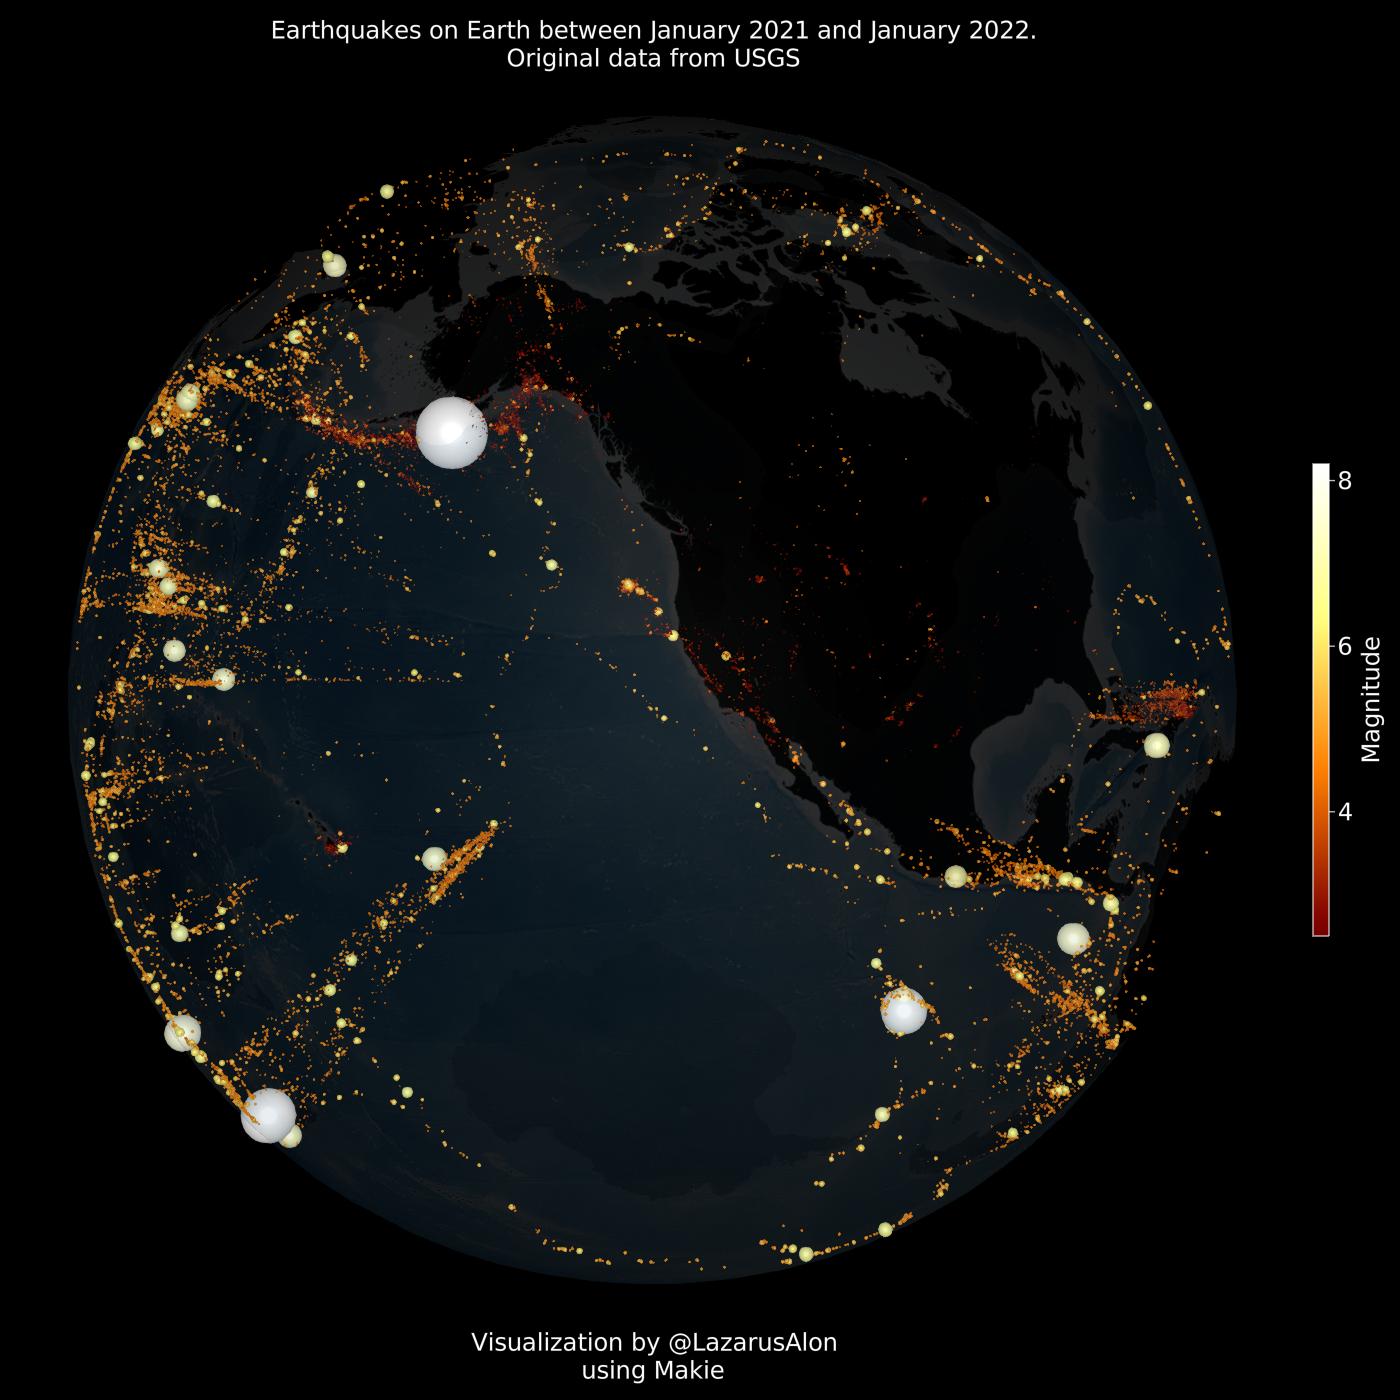

This chart was generated by the following Julia code:
#by Lazaro Alonso
using CSV, DataFrames
using GLMakie
using FileIO, Downloads

let
    earth_img = load(Downloads.download("https://upload.wikimedia.org/wikipedia/commons/9/96/NASA_bathymetric_world_map.jpg"))
    function sphere(; r = 1.0, n = 32)
        θ = LinRange(0, π, n)
        φ = LinRange(-π, π, 2 * n)
        x = [r * cos(φ) * sin(θ) for θ in θ, φ in φ]
        y = [r * sin(φ) * sin(θ) for θ in θ, φ in φ]
        z = [r * cos(θ) for θ in θ, φ in φ]
        return (x, y, z)
    end

    # https://earthquake.usgs.gov/earthquakes/map/?extent=-68.39918,-248.90625&extent=72.60712,110.74219
    path = "/Users/lalonso/Desktop/BeautifulMakie/_assets" # hide
    earthquakes1 = DataFrame(CSV.File(path*"/data/2021_01_2021_05.csv"))
    earthquakes2 = DataFrame(CSV.File(path*"/data/2021_06_2022_01.csv"))
    earthquakes = vcat(earthquakes1, earthquakes2)

    # depth unit, km
    function toCartesian(lon, lat; r = 1.02, cxyz = (0, 0, 0))
        x = cxyz[1] + (r + 1000_000) * cosd(lat) * cosd(lon)
        y = cxyz[2] + (r + 1000_000) * cosd(lat) * sind(lon)
        z = cxyz[3] + (r + 1000_000) * sind(lat)
        return (x, y, z) ./ 1000_000
    end

    lons, lats = earthquakes.longitude, earthquakes.latitude
    depth = earthquakes.depth
    toPoints3D = [Point3f([toCartesian(lons[i], lats[i]; r = -depth[i] * 1000)...]) for i in 1:length(lons)]

    ms = (exp.(earthquakes.mag) .- minimum(exp.(earthquakes.mag))) ./ maximum(exp.(earthquakes.mag) .- minimum(exp.(earthquakes.mag)))

    set_theme!(theme_black())
    fig = Figure(resolution = (1400, 1400), fontsize = 24)
    #ax = Axis3(fig[1, 1]; perspectiveness = 0.5)
    ax = LScene(fig[1, 1], show_axis = false)
    pltobj = meshscatter!(ax, toPoints3D; markersize = ms / 20 .+ 0.001, #exp.(earthquakes.mag)/40,
        color = earthquakes.mag,
        colormap = to_colormap(:afmhot)[10:end], strokecolor = :transparent,
        shading = true,
        ambient = Vec3f(0.99, 0.99, 0.99))
    surface!(ax, sphere(; r = 1.0)..., color = tuple.(earth_img, 0.1), shading = true,
        transparency = true,
        #lightposition = Vec3f(-2, -3, -3),
        #ambient = Vec3f(0.99, 0.99, 0.99),
        #backlight = 1.5f0
    )
    Colorbar(fig[1, 2], pltobj, label = "Magnitude",
        height = Relative(1.5 / 4))
    Label(fig[1, 1, Bottom()], "Visualization by @LazarusAlon\nusing Makie")
    Label(fig[1, 1, Top()], "Earthquakes on Earth between January 2021 and January 2022.\nOriginal data from USGS")
    zoom!(ax.scene, cameracontrols(ax.scene), 0.65)
    rotate!(ax.scene, 3.0)
    fig
    save("earthquakes.png", fig, px_per_unit = 2.0)

    record(fig, joinpath(@__DIR__, "output", "earthquakes.mp4"), framerate = 24) do io
        for i in 3.0:0.015:9
            rotate!(ax.scene, i)
            recordframe!(io)  # record a new frame
        end
    end
end

using Pkg # HIDE
Pkg.status(["GLMakie", "CSV", "DataFrames", "FileIO", "Downloads"]) # HIDE
